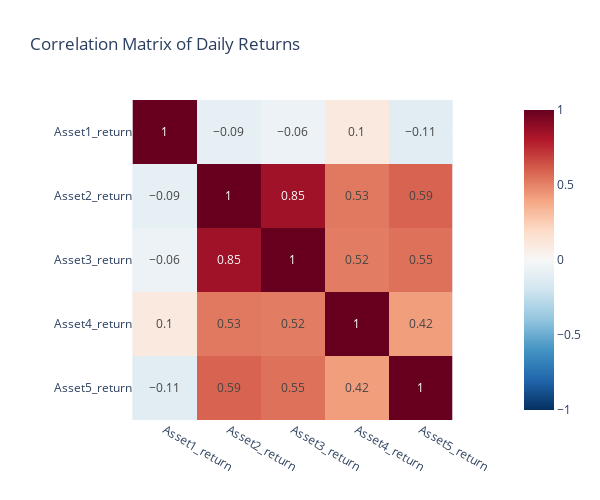

The notebook cell saved with this chart:
### Code cell
fig = px.imshow(
    corr_matrix.apply(lambda x: round(x, 2)),
    text_auto=True,
    color_continuous_scale='RdBu_r',
    zmin=-1,
    zmax=1,
    title='Correlation Matrix of Daily Returns'
)

fig.update_layout(
    width=600,
    height=500
)

fig.show()

### Figure 1 — Plotly figure (JSON) as saved in the notebook; plotly's stock layout.template omitted (floating-point values rounded to 4 significant figures)
{"data": [{"coloraxis": "coloraxis", "hovertemplate": "x: %{x}<br>y: %{y}<br>color: %{z}<extra></extra>", "name": "0", "texttemplate": "%{z}", "type": "heatmap", "x": ["Asset1_return", "Asset2_return", "Asset3_return", "Asset4_return", "Asset5_return"], "xaxis": "x", "y": ["Asset1_return", "Asset2_return", "Asset3_return", "Asset4_return", "Asset5_return"], "yaxis": "y", "z": [[1.0, -0.09, -0.06, 0.1, -0.11], [-0.09, 1.0, 0.85, 0.53, 0.59], [-0.06, 0.85, 1.0, 0.52, 0.55], [0.1, 0.53, 0.52, 1.0, 0.42], [-0.11, 0.59, 0.55, 0.42, 1.0]]}], "layout": {"coloraxis": {"cmax": 1, "cmin": -1, "colorscale": [[0, "rgb(5,48,97)"], [0.1, "rgb(33,102,172)"], [0.2, "rgb(67,147,195)"], [0.3, "rgb(146,197,222)"], [0.4, "rgb(209,229,240)"], [0.5, "rgb(247,247,247)"], [0.6, "rgb(253,219,199)"], [0.7, "rgb(244,165,130)"], [0.8, "rgb(214,96,77)"], [0.9, "rgb(178,24,43)"], [1, "rgb(103,0,31)"]]}, "height": 500, "title": {"text": "Correlation Matrix of Daily Returns"}, "width": 600, "xaxis": {"anchor": "y", "constrain": "domain", "domain": [0, 1], "scaleanchor": "y"}, "yaxis": {"anchor": "x", "autorange": "reversed", "constrain": "domain", "domain": [0, 1]}}}
